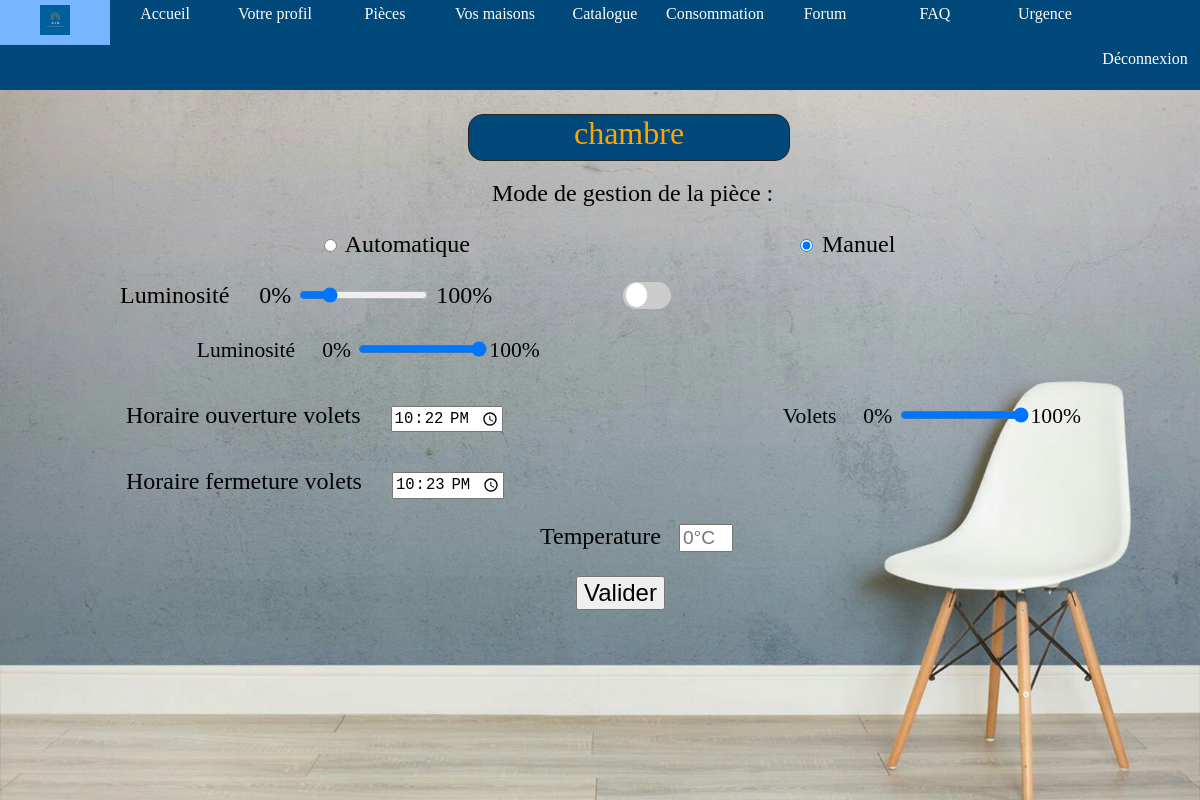
Page /index.php?action=rooms&piece=chambre (signed in) on the committed database.
### tables this page shows
CREATE TABLE `room` (
  `idRoom` int(11) NOT NULL,
  `idHouse` int(11) NOT NULL,
  `roomName` varchar(255) NOT NULL,
  `surface` int(4) NOT NULL,
  `mode` varchar(255) NOT NULL,
  `tempAuto` int(11) NOT NULL,
  `tempManu` int(11) NOT NULL,
  `lumAuto` int(11) NOT NULL,
  `lumManu` int(11) NOT NULL,
  `blindOpenTime` time DEFAULT NULL,
  `blindCloseTime` time DEFAULT NULL,
  `voletsManu` int(11) NOT NULL
);

### controllers/controller.php (called while the page is built, shortened)
<?php
require "models/model.php";
function roomList2()
{
    $nom=$_GET['piece'];
    $idHouse= '5';
    $infos = getInfoRoom($nom, $idHouse)->fetchAll();
    require "views/rooms.php";
}

### models/model.php (called while the page is built, shortened)
<?php
function getInfoRoom($name, $idHouse){
    $db = dbConnect();
    $req = $db->prepare("SELECT * FROM room WHERE roomName= :name AND idHouse= :house");
    $req->bindParam("name", $name);
    $req->bindParam("house", $idHouse);
    $req->execute();
    return $req;
}

### views/rooms.php (the view, shortened to what this page needs)
<!DOCTYPE html>
<html>
<head>
    <link rel="stylesheet" type="text/css" href="./designs/css/rooms.css" />
</head>
<body>
<img id="fond" src="./designs/pictures/photo.jpg">
<header class="header">
    <?php include("header.php"); ?>
</header>
<section>
    <ul id="menuvertical">
        <li ><a href="#"><?php echo $_GET['piece']; ?></a>
        </li>
    </ul>
    <form action="index.php?action=updateRoom&piece=<?php echo $_GET['piece']; ?>" method="post">
        <div id="mode">
        <p>Mode de gestion de la pièce : <br></p>
            <input type="radio" name="mode" value="Auto" id="automatique" <?php foreach($infos as $info) { if ($info['mode'] == 'Auto'){ echo 'checked="checked"';} }?>>  <label for="automatique">Automatique</label>
            <input type="radio" name="mode" value="Manuel" id="manuel" <?php  foreach($infos as $info) { if ($info['mode'] == 'Manuel'){ echo 'checked="checked"';} }?>> <label for="manuel">Manuel</label>
        </div>
        <div id="lumiere_auto">
            Luminosité &nbsp &nbsp
            0% <input type="range" name="lumiere_auto" value=<?php foreach($infos as $info) { echo $info['lumAuto']; }?> max="100" min="0" step="5"> 100%
            <label class="switch">
                <span class="slider round"></span>
            </label>
            <div id="lumiere_manuel">
                Luminosité &nbsp &nbsp
                0% <input type="range" name="lumiere_manuel" value=<?php foreach($infos as $info) { echo $info['lumManu']; }?> max="100" min="0" step="5"/>100%
            </div>
        </div>
        <div id="ouverture_volets">
            <label for="ouverture_volets">Horaire ouverture volets &nbsp &nbsp</label>
            <input type="time" name="ouverture_volets" value=<?php foreach($infos as $info) { echo $info['blindOpenTime']; }?>>
            <div id="volets_manuel">
                Volets &nbsp &nbsp
                0% <input type="range" name="volets_manuel" value=<?php foreach($infos as $info) { echo $info['voletsManu']; }?> max="100" min="0" step="5"/>100%
            </div>
        </div>
        <div id="fermeture_volets">
            <label for="fermeture_volets">Horaire fermeture volets &nbsp &nbsp</label>
            <input type="time" name="fermeture_volets" value=<?php foreach($infos as $info) { echo $info['blindCloseTime']; }?>>
        </div>
        <div id="temperature">
            Temperature &nbsp <input type="number" name="temperature" placeholder=<?php foreach($infos as $info) { if ($info['mode'] == 'Auto'){ echo $info['tempAuto'];} else{ echo $info['tempManu']; } }?>°C  />
        </div>
        <div id="valider">
            <input type="submit" value="Valider" />
        </div>
    </form>
</section>
</body>
</html>

### designs/css/rooms.css (style rules this page uses)
html, body { margin: 0; padding: 0; width: 100%; width: 100%; }
.header { z-index: 200; }
#fond { position: absolute; top: 0; left: 0; width: 100%; height: 100%; }
#menuvertical { position: relative; width: 16%; margin-left: 39%; height: 30px; list-style-type: none ; margin-top:2%; padding: 0px; z-index: 20; }
#menuvertical li { position: relative; border-radius: 15px 15px; width: 20em; height: 45px; border: 1px solid #2D241E; padding: 0; margin: 0; margin-top: 0; background-color: #00497A; }
#menuvertical a { position: relative; display: block ; width: 100%; text-decoration: none; padding: 0; margin: 0; color: orange; font-size: 200%; text-align: center; }
#mode { position: relative; margin-top: 3%; font-size: 150%; }
#mode p { margin-left: 41%; }
#mode input { margin-left: 27%; }
#lumiere_auto { display: inline-block; position: relative; width: 80%; margin-top: 2%; margin-left: 10%; font-size: 150%; }
#lumiere_manuel { display: inline-block; position: relative; font-size: 90%; margin-top: 3%; margin-left: 8%; }
#ouverture_volets { display: inline-block; position: relative; width: 81.5%; font-size: 150%; margin-top: 1%; margin-left: 10.5%; }
#ouverture_volets input { font-size: 80%; }
#volets_manuel { display: inline-block; position: relative; font-size: 90%; margin-top: 3%; margin-left: 28%; }
#fermeture_volets { display: block; position: relative; font-size: 150%; margin-top: 3%; margin-left: 10.5%; }
#fermeture_volets input { font-size: 80%; }
#temperature { display: block; position: relative; font-size: 150%; margin-top: 2%; margin-left: 45%; }
#temperature input { width: 7%; font-size: 80%; }
#valider { display: block; position: relative; font-size: 150%; margin-top: 2%; margin-left: 48%; }
#valider input { font-size: 100%; }
.switch { position: relative; display: inline-block; width: 5%; height: 2%; margin-left: 13%; }
.slider { position: absolute; cursor: pointer; top: 0; left: 0; right: 0; bottom: 0; background-color: #ccc; -webkit-transition: .4s; transition: .4s; }
.slider:before { position: absolute; content: ""; height: 90%; width: 45%; left: 5%; bottom: 7%; background-color: white; -webkit-transition: .4s; transition: .4s; }
.slider.round { border-radius: 34px; }
.slider.round:before { border-radius: 50%; }

### designs/css/header.css (style rules this page uses)
header { position: relative; margin: 0; font-family: LibreBaskerville; background-color:#00497A; }

### rows in the picture
room: mode "☐ Automatique", mode "☑ Manuel", lumiere_auto "20", lumiere_manuel "100", ouverture_volets "22:22:00", volets_manuel "100", fermeture_volets "22:23:00", temperature "0°C"

### other values in the picture
$_GET['piece'] "chambre"
